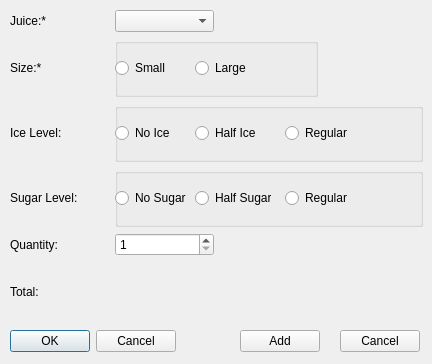
<?xml version="1.0" encoding="UTF-8"?>
<ui version="4.0">
 <class>DialogCustom</class>
 <widget class="QDialog" name="DialogCustom">
  <property name="geometry">
   <rect>
    <x>0</x>
    <y>0</y>
    <width>432</width>
    <height>364</height>
   </rect>
  </property>
  <property name="windowTitle">
   <string>Dialog</string>
  </property>
  <widget class="QPushButton" name="pushButton_Cancel">
   <property name="geometry">
    <rect>
     <x>340</x>
     <y>330</y>
     <width>80</width>
     <height>22</height>
    </rect>
   </property>
   <property name="text">
    <string>Cancel</string>
   </property>
  </widget>
  <widget class="QWidget" name="gridLayoutWidget">
   <property name="geometry">
    <rect>
     <x>10</x>
     <y>10</y>
     <width>413</width>
     <height>311</height>
    </rect>
   </property>
   <layout class="QGridLayout" name="gridLayout">
    <item row="0" column="2">
     <widget class="QLabel" name="label_ItemID">
      <property name="text">
       <string/>
      </property>
     </widget>
    </item>
    <item row="0" column="0">
     <widget class="QLabel" name="label_juice">
      <property name="text">
       <string>Juice:*</string>
      </property>
     </widget>
    </item>
    <item row="1" column="3">
     <widget class="QLabel" name="label_PickSize">
      <property name="text">
       <string/>
      </property>
     </widget>
    </item>
    <item row="1" column="0">
     <widget class="QLabel" name="label_size">
      <property name="text">
       <string>Size:*</string>
      </property>
     </widget>
    </item>
    <item row="2" column="1" colspan="3">
     <widget class="QGroupBox" name="groupBox_Ice">
      <property name="title">
       <string/>
      </property>
      <widget class="QRadioButton" name="radioButtonIce_No">
       <property name="geometry">
        <rect>
         <x>0</x>
         <y>20</y>
         <width>72</width>
         <height>20</height>
        </rect>
       </property>
       <property name="text">
        <string>No Ice</string>
       </property>
      </widget>
      <widget class="QRadioButton" name="radioButtonIce_Half">
       <property name="geometry">
        <rect>
         <x>80</x>
         <y>20</y>
         <width>76</width>
         <height>20</height>
        </rect>
       </property>
       <property name="text">
        <string>Half Ice</string>
       </property>
      </widget>
      <widget class="QRadioButton" name="radioButtonIce_Regular">
       <property name="geometry">
        <rect>
         <x>170</x>
         <y>20</y>
         <width>91</width>
         <height>20</height>
        </rect>
       </property>
       <property name="text">
        <string>Regular</string>
       </property>
      </widget>
     </widget>
    </item>
    <item row="5" column="1">
     <widget class="QLabel" name="label_Total">
      <property name="text">
       <string/>
      </property>
     </widget>
    </item>
    <item row="3" column="0">
     <widget class="QLabel" name="label_sugar">
      <property name="text">
       <string>Sugar Level:</string>
      </property>
     </widget>
    </item>
    <item row="2" column="0">
     <widget class="QLabel" name="label_ice">
      <property name="text">
       <string>Ice Level:</string>
      </property>
     </widget>
    </item>
    <item row="4" column="1">
     <widget class="QSpinBox" name="spinBox_Quantity">
      <property name="minimum">
       <number>1</number>
      </property>
     </widget>
    </item>
    <item row="3" column="1" colspan="3">
     <widget class="QGroupBox" name="groupBox_Sugar">
      <property name="title">
       <string/>
      </property>
      <widget class="QRadioButton" name="radioButtonSugar_No">
       <property name="geometry">
        <rect>
         <x>0</x>
         <y>20</y>
         <width>72</width>
         <height>20</height>
        </rect>
       </property>
       <property name="text">
        <string>No Sugar</string>
       </property>
      </widget>
      <widget class="QRadioButton" name="radioButtonSugar_Half">
       <property name="geometry">
        <rect>
         <x>80</x>
         <y>20</y>
         <width>76</width>
         <height>20</height>
        </rect>
       </property>
       <property name="text">
        <string>Half Sugar</string>
       </property>
      </widget>
      <widget class="QRadioButton" name="radioButtonSugar_Regular">
       <property name="geometry">
        <rect>
         <x>170</x>
         <y>20</y>
         <width>91</width>
         <height>20</height>
        </rect>
       </property>
       <property name="text">
        <string>Regular</string>
       </property>
      </widget>
     </widget>
    </item>
    <item row="5" column="0">
     <widget class="QLabel" name="label_textTotal">
      <property name="text">
       <string>Total:</string>
      </property>
     </widget>
    </item>
    <item row="0" column="1">
     <widget class="QComboBox" name="comboBox_Juice">
      <property name="currentIndex">
       <number>-1</number>
      </property>
     </widget>
    </item>
    <item row="1" column="1" colspan="2">
     <widget class="QGroupBox" name="groupBox_Size">
      <property name="title">
       <string/>
      </property>
      <widget class="QRadioButton" name="radioButtonSize_Small">
       <property name="geometry">
        <rect>
         <x>0</x>
         <y>20</y>
         <width>76</width>
         <height>20</height>
        </rect>
       </property>
       <property name="text">
        <string>Small</string>
       </property>
      </widget>
      <widget class="QRadioButton" name="radioButtonSize_Large">
       <property name="geometry">
        <rect>
         <x>80</x>
         <y>20</y>
         <width>72</width>
         <height>20</height>
        </rect>
       </property>
       <property name="text">
        <string>Large</string>
       </property>
      </widget>
     </widget>
    </item>
    <item row="4" column="0">
     <widget class="QLabel" name="label_quantity">
      <property name="text">
       <string>Quantity:</string>
      </property>
     </widget>
    </item>
    <item row="0" column="3">
     <widget class="QLabel" name="label_PickJuice">
      <property name="text">
       <string/>
      </property>
     </widget>
    </item>
   </layout>
  </widget>
  <widget class="QPushButton" name="pushButton_Add">
   <property name="geometry">
    <rect>
     <x>240</x>
     <y>330</y>
     <width>80</width>
     <height>22</height>
    </rect>
   </property>
   <property name="text">
    <string>Add</string>
   </property>
  </widget>
  <widget class="QDialogButtonBox" name="buttonBox">
   <property name="geometry">
    <rect>
     <x>10</x>
     <y>330</y>
     <width>166</width>
     <height>22</height>
    </rect>
   </property>
   <property name="standardButtons">
    <set>QDialogButtonBox::Cancel|QDialogButtonBox::Ok</set>
   </property>
  </widget>
 </widget>
 <resources/>
 <connections/>
</ui>
